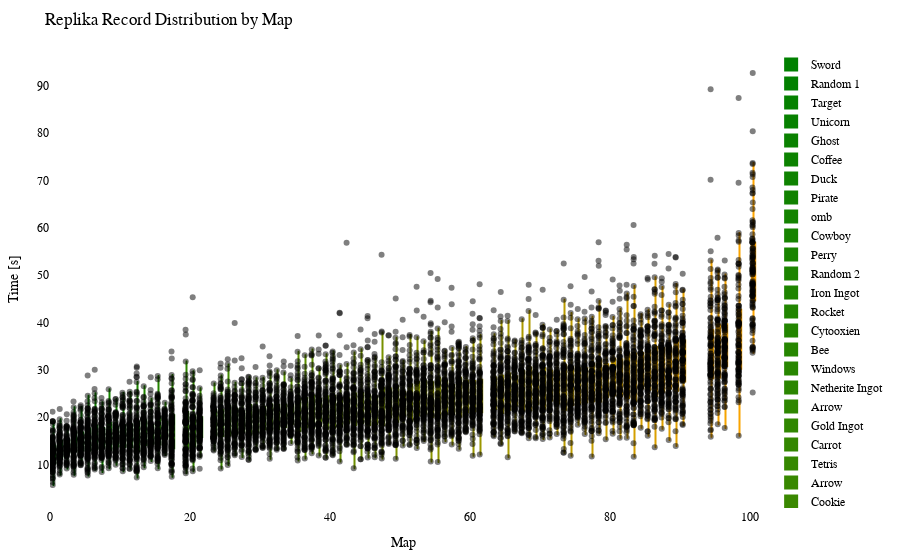

Notebook code for this chart:
### Code cell
import plotly.graph_objects as go
import plotly.io as pio
from matplotlib.colors import LinearSegmentedColormap, to_hex

df = getRecordsDataframe(minigame="Replika")

# sort df columns by mean value 
df = df.reindex(df.mean().sort_values().index, axis=1)

# drop sum column
df = df.drop(columns=["Sum"])

# replace 25 with NaN
df = df.replace(25, np.nan)

# remove "ms " from column names
df.columns = df.columns.str.replace('ms ', '')

# Exclude the first column (assuming it's the column you don't want to include)
df_to_html = df.iloc[:, 1:]

# Calculate the offset for centering the data points
num_columns = len(df_to_html.columns)
offset = 0.5

# Create a green to orange gradient
cmap = LinearSegmentedColormap.from_list("green_orange", ["green", "orange"])
colors = [to_hex(cmap(i / (num_columns - 1))) for i in range(num_columns)]

# Create a Swarm plot using Plotly
fig = go.Figure()

for i, (column, color) in enumerate(zip(df_to_html.columns, colors)):
    x_values = [i + offset] * len(df_to_html[column])  # Adjust x-values with offset for horizontal centering
    fig.add_trace(go.Box(x=x_values,
                         y=df_to_html[column],
                         name=column,
                         boxpoints='all',
                         pointpos=-0.5,  # Adjust point position to prevent overlapping
                         marker=dict(color='rgba(0,0,0,0.5)', size=6),  # Adjust marker color and size
                         line=dict(color=color),
                         fillcolor=color,
                         hovertext=df_to_html.index,
                         hoverinfo='name+text+y',
                         showlegend=True))

fig.update_layout(title="Replika Record Distribution by Map",
                  xaxis=dict(title="Map"),
                  yaxis=dict(title="Time [s]"),
                  showlegend=True,
                  font=dict(family="Arial", size=12, color="black"),  # Customize font
                  plot_bgcolor="white",  # Set background color
                  margin=dict(l=50, r=50, t=50, b=50),  # Adjust margins for better layout
                  )

# Show the figure
fig.show()

# Export the plot to an HTML file
pio.write_html(fig, "out/repl_swarm_plot.html")

### Figure 1 — Plotly figure (JSON) as saved in the notebook; plotly's stock layout.template omitted (floating-point values rounded to 4 significant figures; data arrays with more than 128 entries replaced by an {"elided": "..."} marker saying what was removed)
{"data": [{"boxpoints": "all", "fillcolor": "#008000", "hoverinfo": "name+text+y", "hovertext": {"elided": "173 str values"}, "line": {"color": "#008000"}, "marker": {"color": "rgba(0,0,0,0.5)", "size": 6}, "name": "Sword", "pointpos": -0.5, "showlegend": true, "type": "box", "x": {"elided": "173 float values"}, "y": {"elided": "173 float values"}}, {"boxpoints": "all", "fillcolor": "#028000", "hoverinfo": "name+text+y", "hovertext": {"elided": "173 str values"}, "line": {"color": "#028000"}, "marker": {"color": "rgba(0,0,0,0.5)", "size": 6}, "name": "Random 1", "pointpos": -0.5, "showlegend": true, "type": "box", "x": {"elided": "173 float values"}, "y": {"elided": "173 float values"}}, {"boxpoints": "all", "fillcolor": "#058100", "hoverinfo": "name+text+y", "hovertext": {"elided": "173 str values"}, "line": {"color": "#058100"}, "marker": {"color": "rgba(0,0,0,0.5)", "size": 6}, "name": "Target", "pointpos": -0.5, "showlegend": true, "type": "box", "x": {"elided": "173 float values"}, "y": {"elided": "173 float values"}}, {"boxpoints": "all", "fillcolor": "#078100", "hoverinfo": "name+text+y", "hovertext": {"elided": "173 str values"}, "line": {"color": "#078100"}, "marker": {"color": "rgba(0,0,0,0.5)", "size": 6}, "name": "Unicorn", "pointpos": -0.5, "showlegend": true, "type": "box", "x": {"elided": "173 float values"}, "y": {"elided": "173 float values"}}, {"boxpoints": "all", "fillcolor": "#0a8100", "hoverinfo": "name+text+y", "hovertext": {"elided": "173 str values"}, "line": {"color": "#0a8100"}, "marker": {"color": "rgba(0,0,0,0.5)", "size": 6}, "name": "Ghost", "pointpos": -0.5, "showlegend": true, "type": "box", "x": {"elided": "173 float values"}, "y": {"elided": "173 float values"}}, {"boxpoints": "all", "fillcolor": "#0c8200", "hoverinfo": "name+text+y", "hovertext": {"elided": "173 str values"}, "line": {"color": "#0c8200"}, "marker": {"color": "rgba(0,0,0,0.5)", "size": 6}, "name": "Coffee", "pointpos": -0.5, "showlegend": true, "type": "box", "x": {"elided": "173 float values"}, "y": {"elided": "173 float values"}}, {"boxpoints": "all", "fillcolor": "#0f8200", "hoverinfo": "name+text+y", "hovertext": {"elided": "173 str values"}, "line": {"color": "#0f8200"}, "marker": {"color": "rgba(0,0,0,0.5)", "size": 6}, "name": "Duck", "pointpos": -0.5, "showlegend": true, "type": "box", "x": {"elided": "173 float values"}, "y": {"elided": "173 float values"}}, {"boxpoints": "all", "fillcolor": "#118200", "hoverinfo": "name+text+y", "hovertext": {"elided": "173 str values"}, "line": {"color": "#118200"}, "marker": {"color": "rgba(0,0,0,0.5)", "size": 6}, "name": "Pirate", "pointpos": -0.5, "showlegend": true, "type": "box", "x": {"elided": "173 float values"}, "y": {"elided": "173 float values"}}, {"boxpoints": "all", "fillcolor": "#148300", "hoverinfo": "name+text+y", "hovertext": {"elided": "173 str values"}, "line": {"color": "#148300"}, "marker": {"color": "rgba(0,0,0,0.5)", "size": 6}, "name": "omb", "pointpos": -0.5, "showlegend": true, "type": "box", "x": {"elided": "173 float values"}, "y": {"elided": "173 float values"}}, {"boxpoints": "all", "fillcolor": "#178300", "hoverinfo": "name+text+y", "hovertext": {"elided": "173 str values"}, "line": {"color": "#178300"}, "marker": {"color": "rgba(0,0,0,0.5)", "size": 6}, "name": "Cowboy", "pointpos": -0.5, "showlegend": true, "type": "box", "x": {"elided": "173 float values"}, "y": {"elided": "173 float values"}}, {"boxpoints": "all", "fillcolor": "#198400", "hoverinfo": "name+text+y", "hovertext": {"elided": "173 str values"}, "line": {"color": "#198400"}, "marker": {"color": "rgba(0,0,0,0.5)", "size": 6}, "name": "Perry", "pointpos": -0.5, "showlegend": true, "type": "box", "x": {"elided": "173 float values"}, "y": {"elided": "173 float values"}}, {"boxpoints": "all", "fillcolor": "#1c8400", "hoverinfo": "name+text+y", "hovertext": {"elided": "173 str values"}, "line": {"color": "#1c8400"}, "marker": {"color": "rgba(0,0,0,0.5)", "size": 6}, "name": "Random 2", "pointpos": -0.5, "showlegend": true, "type": "box", "x": {"elided": "173 float values"}, "y": {"elided": "173 float values"}}, {"boxpoints": "all", "fillcolor": "#1e8400", "hoverinfo": "name+text+y", "hovertext": {"elided": "173 str values"}, "line": {"color": "#1e8400"}, "marker": {"color": "rgba(0,0,0,0.5)", "size": 6}, "name": "Iron Ingot", "pointpos": -0.5, "showlegend": true, "type": "box", "x": {"elided": "173 float values"}, "y": {"elided": "173 float values"}}, {"boxpoints": "all", "fillcolor": "#218500", "hoverinfo": "name+text+y", "hovertext": {"elided": "173 str values"}, "line": {"color": "#218500"}, "marker": {"color": "rgba(0,0,0,0.5)", "size": 6}, "name": "Rocket", "pointpos": -0.5, "showlegend": true, "type": "box", "x": {"elided": "173 float values"}, "y": {"elided": "173 float values"}}, {"boxpoints": "all", "fillcolor": "#238500", "hoverinfo": "name+text+y", "hovertext": {"elided": "173 str values"}, "line": {"color": "#238500"}, "marker": {"color": "rgba(0,0,0,0.5)", "size": 6}, "name": "Cytooxien", "pointpos": -0.5, "showlegend": true, "type": "box", "x": {"elided": "173 float values"}, "y": {"elided": "173 float values"}}, {"boxpoints": "all", "fillcolor": "#268600", "hoverinfo": "name+text+y", "hovertext": {"elided": "173 str values"}, "line": {"color": "#268600"}, "marker": {"color": "rgba(0,0,0,0.5)", "size": 6}, "name": "Bee", "pointpos": -0.5, "showlegend": true, "type": "box", "x": {"elided": "173 float values"}, "y": {"elided": "173 float values"}}, {"boxpoints": "all", "fillcolor": "#288600", "hoverinfo": "name+text+y", "hovertext": {"elided": "173 str values"}, "line": {"color": "#288600"}, "marker": {"color": "rgba(0,0,0,0.5)", "size": 6}, "name": "Windows", "pointpos": -0.5, "showlegend": true, "type": "box", "x": {"elided": "173 float values"}, "y": {"elided": "173 float values"}}, {"boxpoints": "all", "fillcolor": "#2b8600", "hoverinfo": "name+text+y", "hovertext": {"elided": "173 str values"}, "line": {"color": "#2b8600"}, "marker": {"color": "rgba(0,0,0,0.5)", "size": 6}, "name": "Netherite Ingot", "pointpos": -0.5, "showlegend": true, "type": "box", "x": {"elided": "173 float values"}, "y": {"elided": "173 float values"}}, {"boxpoints": "all", "fillcolor": "#2e8700", "hoverinfo": "name+text+y", "hovertext": {"elided": "173 str values"}, "line": {"color": "#2e8700"}, "marker": {"color": "rgba(0,0,0,0.5)", "size": 6}, "name": "Arrow", "pointpos": -0.5, "showlegend": true, "type": "box", "x": {"elided": "173 float values"}, "y": {"elided": "173x2 float values"}}, {"boxpoints": "all", "fillcolor": "#308700", "hoverinfo": "name+text+y", "hovertext": {"elided": "173 str values"}, "line": {"color": "#308700"}, "marker": {"color": "rgba(0,0,0,0.5)", "size": 6}, "name": "Gold Ingot", "pointpos": -0.5, "showlegend": true, "type": "box", "x": {"elided": "173 float values"}, "y": {"elided": "173 float values"}}, {"boxpoints": "all", "fillcolor": "#338700", "hoverinfo": "name+text+y", "hovertext": {"elided": "173 str values"}, "line": {"color": "#338700"}, "marker": {"color": "rgba(0,0,0,0.5)", "size": 6}, "name": "Carrot", "pointpos": -0.5, "showlegend": true, "type": "box", "x": {"elided": "173 float values"}, "y": {"elided": "173 float values"}}, {"boxpoints": "all", "fillcolor": "#358800", "hoverinfo": "name+text+y", "hovertext": {"elided": "173 str values"}, "line": {"color": "#358800"}, "marker": {"color": "rgba(0,0,0,0.5)", "size": 6}, "name": "Tetris", "pointpos": -0.5, "showlegend": true, "type": "box", "x": {"elided": "173 float values"}, "y": {"elided": "173 float values"}}, {"boxpoints": "all", "fillcolor": "#388800", "hoverinfo": "name+text+y", "hovertext": {"elided": "173 str values"}, "line": {"color": "#388800"}, "marker": {"color": "rgba(0,0,0,0.5)", "size": 6}, "name": "Arrow", "pointpos": -0.5, "showlegend": true, "type": "box", "x": {"elided": "173 float values"}, "y": {"elided": "173x2 float values"}}, {"boxpoints": "all", "fillcolor": "#3a8800", "hoverinfo": "name+text+y", "hovertext": {"elided": "173 str values"}, "line": {"color": "#3a8800"}, "marker": {"color": "rgba(0,0,0,0.5)", "size": 6}, "name": "Cookie", "pointpos": -0.5, "showlegend": true, "type": "box", "x": {"elided": "173 float values"}, "y": {"elided": "173 float values"}}, {"boxpoints": "all", "fillcolor": "#3d8900", "hoverinfo": "name+text+y", "hovertext": {"elided": "173 str values"}, "line": {"color": "#3d8900"}, "marker": {"color": "rgba(0,0,0,0.5)", "size": 6}, "name": "Krabs", "pointpos": -0.5, "showlegend": true, "type": "box", "x": {"elided": "173 float values"}, "y": {"elided": "173 float values"}}, {"boxpoints": "all", "fillcolor": "#408900", "hoverinfo": "name+text+y", "hovertext": {"elided": "173 str values"}, "line": {"color": "#408900"}, "marker": {"color": "rgba(0,0,0,0.5)", "size": 6}, "name": "Poppy", "pointpos": -0.5, "showlegend": true, "type": "box", "x": {"elided": "173 float values"}, "y": {"elided": "173 float values"}}, {"boxpoints": "all", "fillcolor": "#428a00", "hoverinfo": "name+text+y", "hovertext": {"elided": "173 str values"}, "line": {"color": "#428a00"}, "marker": {"color": "rgba(0,0,0,0.5)", "size": 6}, "name": "Koopa", "pointpos": -0.5, "showlegend": true, "type": "box", "x": {"elided": "173 float values"}, "y": {"elided": "173 float values"}}, {"boxpoints": "all", "fillcolor": "#458a00", "hoverinfo": "name+text+y", "hovertext": {"elided": "173 str values"}, "line": {"color": "#458a00"}, "marker": {"color": "rgba(0,0,0,0.5)", "size": 6}, "name": "Water Temple", "pointpos": -0.5, "showlegend": true, "type": "box", "x": {"elided": "173 float values"}, "y": {"elided": "173 float values"}}, {"boxpoints": "all", "fillcolor": "#478a00", "hoverinfo": "name+text+y", "hovertext": {"elided": "173 str values"}, "line": {"color": "#478a00"}, "marker": {"color": "rgba(0,0,0,0.5)", "size": 6}, "name": "Pacman Ghost", "pointpos": -0.5, "showlegend": true, "type": "box", "x": {"elided": "173 float values"}, "y": {"elided": "173 float values"}}, {"boxpoints": "all", "fillcolor": "#4a8b00", "hoverinfo": "name+text+y", "hovertext": {"elided": "173 str values"}, "line": {"color": "#4a8b00"}, "marker": {"color": "rgba(0,0,0,0.5)", "size": 6}, "name": "Twitch", "pointpos": -0.5, "showlegend": true, "type": "box", "x": {"elided": "173 float values"}, "y": {"elided": "173 float values"}}, {"boxpoints": "all", "fillcolor": "#4c8b00", "hoverinfo": "name+text+y", "hovertext": {"elided": "173 str values"}, "line": {"color": "#4c8b00"}, "marker": {"color": "rgba(0,0,0,0.5)", "size": 6}, "name": "Controller", "pointpos": -0.5, "showlegend": true, "type": "box", "x": {"elided": "173 float values"}, "y": {"elided": "173 float values"}}, {"boxpoints": "all", "fillcolor": "#4f8b00", "hoverinfo": "name+text+y", "hovertext": {"elided": "173 str values"}, "line": {"color": "#4f8b00"}, "marker": {"color": "rgba(0,0,0,0.5)", "size": 6}, "name": "Mario", "pointpos": -0.5, "showlegend": true, "type": "box", "x": {"elided": "173 float values"}, "y": {"elided": "173 float values"}}, {"boxpoints": "all", "fillcolor": "#518c00", "hoverinfo": "name+text+y", "hovertext": {"elided": "173 str values"}, "line": {"color": "#518c00"}, "marker": {"color": "rgba(0,0,0,0.5)", "size": 6}, "name": "Poke Ball", "pointpos": -0.5, "showlegend": true, "type": "box", "x": {"elided": "173 float values"}, "y": {"elided": "173 float values"}}, {"boxpoints": "all", "fillcolor": "#548c00", "hoverinfo": "name+text+y", "hovertext": {"elided": "173 str values"}, "line": {"color": "#548c00"}, "marker": {"color": "rgba(0,0,0,0.5)", "size": 6}, "name": "Diskette", "pointpos": -0.5, "showlegend": true, "type": "box", "x": {"elided": "173 float values"}, "y": {"elided": "173 float values"}}, {"boxpoints": "all", "fillcolor": "#578d00", "hoverinfo": "name+text+y", "hovertext": {"elided": "173 str values"}, "line": {"color": "#578d00"}, "marker": {"color": "rgba(0,0,0,0.5)", "size": 6}, "name": "Camera", "pointpos": -0.5, "showlegend": true, "type": "box", "x": {"elided": "173 float values"}, "y": {"elided": "173 float values"}}, {"boxpoints": "all", "fillcolor": "#598d00", "hoverinfo": "name+text+y", "hovertext": {"elided": "173 str values"}, "line": {"color": "#598d00"}, "marker": {"color": "rgba(0,0,0,0.5)", "size": 6}, "name": "House", "pointpos": -0.5, "showlegend": true, "type": "box", "x": {"elided": "173 float values"}, "y": {"elided": "173 float values"}}, {"boxpoints": "all", "fillcolor": "#5c8d00", "hoverinfo": "name+text+y", "hovertext": {"elided": "173 str values"}, "line": {"color": "#5c8d00"}, "marker": {"color": "rgba(0,0,0,0.5)", "size": 6}, "name": "Caterpie", "pointpos": -0.5, "showlegend": true, "type": "box", "x": {"elided": "173 float values"}, "y": {"elided": "173 float values"}}, {"boxpoints": "all", "fillcolor": "#5e8e00", "hoverinfo": "name+text+y", "hovertext": {"elided": "173 str values"}, "line": {"color": "#5e8e00"}, "marker": {"color": "rgba(0,0,0,0.5)", "size": 6}, "name": "YouTube", "pointpos": -0.5, "showlegend": true, "type": "box", "x": {"elided": "173 float values"}, "y": {"elided": "173 float values"}}, {"boxpoints": "all", "fillcolor": "#618e00", "hoverinfo": "name+text+y", "hovertext": {"elided": "173 str values"}, "line": {"color": "#618e00"}, "marker": {"color": "rgba(0,0,0,0.5)", "size": 6}, "name": "Parrot", "pointpos": -0.5, "showlegend": true, "type": "box", "x": {"elided": "173 float values"}, "y": {"elided": "173 float values"}}, {"boxpoints": "all", "fillcolor": "#638e00", "hoverinfo": "name+text+y", "hovertext": {"elided": "173 str values"}, "line": {"color": "#638e00"}, "marker": {"color": "rgba(0,0,0,0.5)", "size": 6}, "name": "Sonic", "pointpos": -0.5, "showlegend": true, "type": "box", "x": {"elided": "173 float values"}, "y": {"elided": "173 float values"}}, {"boxpoints": "all", "fillcolor": "#668f00", "hoverinfo": "name+text+y", "hovertext": {"elided": "173 str values"}, "line": {"color": "#668f00"}, "marker": {"color": "rgba(0,0,0,0.5)", "size": 6}, "name": "Chicken", "pointpos": -0.5, "showlegend": true, "type": "box", "x": {"elided": "173 float values"}, "y": {"elided": "173 float values"}}, {"boxpoints": "all", "fillcolor": "#688f00", "hoverinfo": "name+text+y", "hovertext": {"elided": "173 str values"}, "line": {"color": "#688f00"}, "marker": {"color": "rgba(0,0,0,0.5)", "size": 6}, "name": "Baby Yoda", "pointpos": -0.5, "showlegend": true, "type": "box", "x": {"elided": "173 float values"}, "y": {"elided": "173 float values"}}, {"boxpoints": "all", "fillcolor": "#6b9000", "hoverinfo": "name+text+y", "hovertext": {"elided": "173 str values"}, "line": {"color": "#6b9000"}, "marker": {"color": "rgba(0,0,0,0.5)", "size": 6}, "name": "Twitter", "pointpos": -0.5, "showlegend": true, "type": "box", "x": {"elided": "173 float values"}, "y": {"elided": "173 float values"}}, {"boxpoints": "all", "fillcolor": "#6e9000", "hoverinfo": "name+text+y", "hovertext": {"elided": "173 str values"}, "line": {"color": "#6e9000"}, "marker": {"color": "rgba(0,0,0,0.5)", "size": 6}, "name": "Excavator", "pointpos": -0.5, "showlegend": true, "type": "box", "x": {"elided": "173 float values"}, "y": {"elided": "173 float values"}}, {"boxpoints": "all", "fillcolor": "#709000", "hoverinfo": "name+text+y", "hovertext": {"elided": "173 str values"}, "line": {"color": "#709000"}, "marker": {"color": "rgba(0,0,0,0.5)", "size": 6}, "name": "Fox", "pointpos": -0.5, "showlegend": true, "type": "box", "x": {"elided": "173 float values"}, "y": {"elided": "173 float values"}}, {"boxpoints": "all", "fillcolor": "#739100", "hoverinfo": "name+text+y", "hovertext": {"elided": "173 str values"}, "line": {"color": "#739100"}, "marker": {"color": "rgba(0,0,0,0.5)", "size": 6}, "name": "Frog", "pointpos": -0.5, "showlegend": true, "type": "box", "x": {"elided": "173 float values"}, "y": {"elided": "173 float values"}}, {"boxpoints": "all", "fillcolor": "#759100", "hoverinfo": "name+text+y", "hovertext": {"elided": "173 str values"}, "line": {"color": "#759100"}, "marker": {"color": "rgba(0,0,0,0.5)", "size": 6}, "name": "of Meat", "pointpos": -0.5, "showlegend": true, "type": "box", "x": {"elided": "173 float values"}, "y": {"elided": "173 float values"}}, {"boxpoints": "all", "fillcolor": "#789100", "hoverinfo": "name+text+y", "hovertext": {"elided": "173 str values"}, "line": {"color": "#789100"}, "marker": {"color": "rgba(0,0,0,0.5)", "size": 6}, "name": "Egg", "pointpos": -0.5, "showlegend": true, "type": "box", "x": {"elided": "173 float values"}, "y": {"elided": "173 float values"}}, {"boxpoints": "all", "fillcolor": "#7a9200", "hoverinfo": "name+text+y", "hovertext": {"elided": "173 str values"}, "line": {"color": "#7a9200"}, "marker": {"color": "rgba(0,0,0,0.5)", "size": 6}, "name": "Thinking", "pointpos": -0.5, "showlegend": true, "type": "box", "x": {"elided": "173 float values"}, "y": {"elided": "173 float values"}}, {"boxpoints": "all", "fillcolor": "#7d9200", "hoverinfo": "name+text+y", "hovertext": {"elided": "173 str values"}, "line": {"color": "#7d9200"}, "marker": {"color": "rgba(0,0,0,0.5)", "size": 6}, "name": "The Sea", "pointpos": -0.5, "showlegend": true, "type": "box", "x": {"elided": "173 float values"}, "y": {"elided": "173 float values"}}, {"boxpoints": "all", "fillcolor": "#809300", "hoverinfo": "name+text+y", "hovertext": {"elided": "173 str values"}, "line": {"color": "#809300"}, "marker": {"color": "rgba(0,0,0,0.5)", "size": 6}, "name": "Thinking 2", "pointpos": -0.5, "showlegend": true, "type": "box", "x": {"elided": "173 float values"}, "y": {"elided": "173 float values"}}, {"boxpoints": "all", "fillcolor": "#829300", "hoverinfo": "name+text+y", "hovertext": {"elided": "173 str values"}, "line": {"color": "#829300"}, "marker": {"color": "rgba(0,0,0,0.5)", "size": 6}, "name": "Tree", "pointpos": -0.5, "showlegend": true, "type": "box", "x": {"elided": "173 float values"}, "y": {"elided": "173 float values"}}, {"boxpoints": "all", "fillcolor": "#859300", "hoverinfo": "name+text+y", "hovertext": {"elided": "173 str values"}, "line": {"color": "#859300"}, "marker": {"color": "rgba(0,0,0,0.5)", "size": 6}, "name": "ppHop 2", "pointpos": -0.5, "showlegend": true, "type": "box", "x": {"elided": "173 float values"}, "y": {"elided": "173 float values"}}, {"boxpoints": "all", "fillcolor": "#879400", "hoverinfo": "name+text+y", "hovertext": {"elided": "173 str values"}, "line": {"color": "#879400"}, "marker": {"color": "rgba(0,0,0,0.5)", "size": 6}, "name": "Heart", "pointpos": -0.5, "showlegend": true, "type": "box", "x": {"elided": "173 float values"}, "y": {"elided": "173 float values"}}, {"boxpoints": "all", "fillcolor": "#8a9400", "hoverinfo": "name+text+y", "hovertext": {"elided": "173 str values"}, "line": {"color": "#8a9400"}, "marker": {"color": "rgba(0,0,0,0.5)", "size": 6}, "name": "Pizza", "pointpos": -0.5, "showlegend": true, "type": "box", "x": {"elided": "173 float values"}, "y": {"elided": "173 float values"}}, {"boxpoints": "all", "fillcolor": "#8c9400", "hoverinfo": "name+text+y", "hovertext": {"elided": "173 str values"}, "line": {"color": "#8c9400"}, "marker": {"color": "rgba(0,0,0,0.5)", "size": 6}, "name": "Sheep", "pointpos": -0.5, "showlegend": true, "type": "box", "x": {"elided": "173 float values"}, "y": {"elided": "173 float values"}}, {"boxpoints": "all", "fillcolor": "#8f9500", "hoverinfo": "name+text+y", "hovertext": {"elided": "173 str values"}, "line": {"color": "#8f9500"}, "marker": {"color": "rgba(0,0,0,0.5)", "size": 6}, "name": "Skeleton", "pointpos": -0.5, "showlegend": true, "type": "box", "x": {"elided": "173 float values"}, "y": {"elided": "173 float values"}}, {"boxpoints": "all", "fillcolor": "#919500", "hoverinfo": "name+text+y", "hovertext": {"elided": "173 str values"}, "line": {"color": "#919500"}, "marker": {"color": "rgba(0,0,0,0.5)", "size": 6}, "name": "Up", "pointpos": -0.5, "showlegend": true, "type": "box", "x": {"elided": "173 float values"}, "y": {"elided": "173 float values"}}, {"boxpoints": "all", "fillcolor": "#949500", "hoverinfo": "name+text+y", "hovertext": {"elided": "173 str values"}, "line": {"color": "#949500"}, "marker": {"color": "rgba(0,0,0,0.5)", "size": 6}, "name": "French Fries", "pointpos": -0.5, "showlegend": true, "type": "box", "x": {"elided": "173 float values"}, "y": {"elided": "173 float values"}}, {"boxpoints": "all", "fillcolor": "#979600", "hoverinfo": "name+text+y", "hovertext": {"elided": "173 str values"}, "line": {"color": "#979600"}, "marker": {"color": "rgba(0,0,0,0.5)", "size": 6}, "name": "Among Us", "pointpos": -0.5, "showlegend": true, "type": "box", "x": {"elided": "173 float values"}, "y": {"elided": "173 float values"}}, {"boxpoints": "all", "fillcolor": "#999600", "hoverinfo": "name+text+y", "hovertext": {"elided": "173 str values"}, "line": {"color": "#999600"}, "marker": {"color": "rgba(0,0,0,0.5)", "size": 6}, "name": "Mountain", "pointpos": -0.5, "showlegend": true, "type": "box", "x": {"elided": "173 float values"}, "y": {"elided": "173 float values"}}, {"boxpoints": "all", "fillcolor": "#9c9700", "hoverinfo": "name+text+y", "hovertext": {"elided": "173 str values"}, "line": {"color": "#9c9700"}, "marker": {"color": "rgba(0,0,0,0.5)", "size": 6}, "name": "Cherry", "pointpos": -0.5, "showlegend": true, "type": "box", "x": {"elided": "173 float values"}, "y": {"elided": "173 float values"}}, {"boxpoints": "all", "fillcolor": "#9e9700", "hoverinfo": "name+text+y", "hovertext": {"elided": "173 str values"}, "line": {"color": "#9e9700"}, "marker": {"color": "rgba(0,0,0,0.5)", "size": 6}, "name": "Cow", "pointpos": -0.5, "showlegend": true, "type": "box", "x": {"elided": "173 float values"}, "y": {"elided": "173x2 float values"}}, {"boxpoints": "all", "fillcolor": "#a19700", "hoverinfo": "name+text+y", "hovertext": {"elided": "173 str values"}, "line": {"color": "#a19700"}, "marker": {"color": "rgba(0,0,0,0.5)", "size": 6}, "name": "Hourglass", "pointpos": -0.5, "showlegend": true, "type": "box", "x": {"elided": "173 float values"}, "y": {"elided": "173 float values"}}, {"boxpoints": "all", "fillcolor": "#a39800", "hoverinfo": "name+text+y", "hovertext": {"elided": "173 str values"}, "line": {"color": "#a39800"}, "marker": {"color": "rgba(0,0,0,0.5)", "size": 6}, "name": "Wizard", "pointpos": -0.5, "showlegend": true, "type": "box", "x": {"elided": "173 float values"}, "y": {"elided": "173 float values"}}, {"boxpoints": "all", "fillcolor": "#a69800", "hoverinfo": "name+text+y", "hovertext": {"elided": "173 str values"}, "line": {"color": "#a69800"}, "marker": {"color": "rgba(0,0,0,0.5)", "size": 6}, "name": "Eevee", "pointpos": -0.5, "showlegend": true, "type": "box", "x": {"elided": "173 float values"}, "y": {"elided": "173 float values"}}, {"boxpoints": "all", "fillcolor": "#a89800", "hoverinfo": "name+text+y", "hovertext": {"elided": "173 str values"}, "line": {"color": "#a89800"}, "marker": {"color": "rgba(0,0,0,0.5)", "size": 6}, "name": "Blue Monster", "pointpos": -0.5, "showlegend": true, "type": "box", "x": {"elided": "173 float values"}, "y": {"elided": "173 float values"}}, {"boxpoints": "all", "fillcolor": "#ab9900", "hoverinfo": "name+text+y", "hovertext": {"elided": "173 str values"}, "line": {"color": "#ab9900"}, "marker": {"color": "rgba(0,0,0,0.5)", "size": 6}, "name": "Galaxian Alien", "pointpos": -0.5, "showlegend": true, "type": "box", "x": {"elided": "173 float values"}, "y": {"elided": "173 float values"}}, {"boxpoints": "all", "fillcolor": "#ae9900", "hoverinfo": "name+text+y", "hovertext": {"elided": "173 str values"}, "line": {"color": "#ae9900"}, "marker": {"color": "rgba(0,0,0,0.5)", "size": 6}, "name": "Zombie", "pointpos": -0.5, "showlegend": true, "type": "box", "x": {"elided": "173 float values"}, "y": {"elided": "173 float values"}}, {"boxpoints": "all", "fillcolor": "#b09a00", "hoverinfo": "name+text+y", "hovertext": {"elided": "173 str values"}, "line": {"color": "#b09a00"}, "marker": {"color": "rgba(0,0,0,0.5)", "size": 6}, "name": "Spider", "pointpos": -0.5, "showlegend": true, "type": "box", "x": {"elided": "173 float values"}, "y": {"elided": "173 float values"}}, {"boxpoints": "all", "fillcolor": "#b39a00", "hoverinfo": "name+text+y", "hovertext": {"elided": "173 str values"}, "line": {"color": "#b39a00"}, "marker": {"color": "rgba(0,0,0,0.5)", "size": 6}, "name": "ppHop 1", "pointpos": -0.5, "showlegend": true, "type": "box", "x": {"elided": "173 float values"}, "y": {"elided": "173 float values"}}, {"boxpoints": "all", "fillcolor": "#b59a00", "hoverinfo": "name+text+y", "hovertext": {"elided": "173 str values"}, "line": {"color": "#b59a00"}, "marker": {"color": "rgba(0,0,0,0.5)", "size": 6}, "name": "Slime", "pointpos": -0.5, "showlegend": true, "type": "box", "x": {"elided": "173 float values"}, "y": {"elided": "173 float values"}}, {"boxpoints": "all", "fillcolor": "#b89b00", "hoverinfo": "name+text+y", "hovertext": {"elided": "173 str values"}, "line": {"color": "#b89b00"}, "marker": {"color": "rgba(0,0,0,0.5)", "size": 6}, "name": "Turtle", "pointpos": -0.5, "showlegend": true, "type": "box", "x": {"elided": "173 float values"}, "y": {"elided": "173 float values"}}, {"boxpoints": "all", "fillcolor": "#ba9b00", "hoverinfo": "name+text+y", "hovertext": {"elided": "173 str values"}, "line": {"color": "#ba9b00"}, "marker": {"color": "rgba(0,0,0,0.5)", "size": 6}, "name": "Penguin", "pointpos": -0.5, "showlegend": true, "type": "box", "x": {"elided": "173 float values"}, "y": {"elided": "173 float values"}}, {"boxpoints": "all", "fillcolor": "#bd9b00", "hoverinfo": "name+text+y", "hovertext": {"elided": "173 str values"}, "line": {"color": "#bd9b00"}, "marker": {"color": "rgba(0,0,0,0.5)", "size": 6}, "name": "Mouse", "pointpos": -0.5, "showlegend": true, "type": "box", "x": {"elided": "173 float values"}, "y": {"elided": "173 float values"}}, {"boxpoints": "all", "fillcolor": "#c09c00", "hoverinfo": "name+text+y", "hovertext": {"elided": "173 str values"}, "line": {"color": "#c09c00"}, "marker": {"color": "rgba(0,0,0,0.5)", "size": 6}, "name": "Instagram", "pointpos": -0.5, "showlegend": true, "type": "box", "x": {"elided": "173 float values"}, "y": {"elided": "173 float values"}}, {"boxpoints": "all", "fillcolor": "#c29c00", "hoverinfo": "name+text+y", "hovertext": {"elided": "173 str values"}, "line": {"color": "#c29c00"}, "marker": {"color": "rgba(0,0,0,0.5)", "size": 6}, "name": "muss los", "pointpos": -0.5, "showlegend": true, "type": "box", "x": {"elided": "173 float values"}, "y": {"elided": "173 float values"}}, {"boxpoints": "all", "fillcolor": "#c59d00", "hoverinfo": "name+text+y", "hovertext": {"elided": "173 str values"}, "line": {"color": "#c59d00"}, "marker": {"color": "rgba(0,0,0,0.5)", "size": 6}, "name": "Skeleton Skull", "pointpos": -0.5, "showlegend": true, "type": "box", "x": {"elided": "173 float values"}, "y": {"elided": "173 float values"}}, {"boxpoints": "all", "fillcolor": "#c79d00", "hoverinfo": "name+text+y", "hovertext": {"elided": "173 str values"}, "line": {"color": "#c79d00"}, "marker": {"color": "rgba(0,0,0,0.5)", "size": 6}, "name": "Blinky", "pointpos": -0.5, "showlegend": true, "type": "box", "x": {"elided": "173 float values"}, "y": {"elided": "173 float values"}}, {"boxpoints": "all", "fillcolor": "#ca9d00", "hoverinfo": "name+text+y", "hovertext": {"elided": "173 str values"}, "line": {"color": "#ca9d00"}, "marker": {"color": "rgba(0,0,0,0.5)", "size": 6}, "name": "Charizard", "pointpos": -0.5, "showlegend": true, "type": "box", "x": {"elided": "173 float values"}, "y": {"elided": "173 float values"}}, {"boxpoints": "all", "fillcolor": "#cc9e00", "hoverinfo": "name+text+y", "hovertext": {"elided": "173 str values"}, "line": {"color": "#cc9e00"}, "marker": {"color": "rgba(0,0,0,0.5)", "size": 6}, "name": "Cake", "pointpos": -0.5, "showlegend": true, "type": "box", "x": {"elided": "173 float values"}, "y": {"elided": "173 float values"}}, {"boxpoints": "all", "fillcolor": "#cf9e00", "hoverinfo": "name+text+y", "hovertext": {"elided": "173 str values"}, "line": {"color": "#cf9e00"}, "marker": {"color": "rgba(0,0,0,0.5)", "size": 6}, "name": "Globe", "pointpos": -0.5, "showlegend": true, "type": "box", "x": {"elided": "173 float values"}, "y": {"elided": "173 float values"}}, {"boxpoints": "all", "fillcolor": "#d19e00", "hoverinfo": "name+text+y", "hovertext": {"elided": "173 str values"}, "line": {"color": "#d19e00"}, "marker": {"color": "rgba(0,0,0,0.5)", "size": 6}, "name": "Princess", "pointpos": -0.5, "showlegend": true, "type": "box", "x": {"elided": "173 float values"}, "y": {"elided": "173 float values"}}, {"boxpoints": "all", "fillcolor": "#d49f00", "hoverinfo": "name+text+y", "hovertext": {"elided": "173 str values"}, "line": {"color": "#d49f00"}, "marker": {"color": "rgba(0,0,0,0.5)", "size": 6}, "name": "Apple", "pointpos": -0.5, "showlegend": true, "type": "box", "x": {"elided": "173 float values"}, "y": {"elided": "173 float values"}}, {"boxpoints": "all", "fillcolor": "#d79f00", "hoverinfo": "name+text+y", "hovertext": {"elided": "173 str values"}, "line": {"color": "#d79f00"}, "marker": {"color": "rgba(0,0,0,0.5)", "size": 6}, "name": "TNT", "pointpos": -0.5, "showlegend": true, "type": "box", "x": {"elided": "173 float values"}, "y": {"elided": "173 float values"}}, {"boxpoints": "all", "fillcolor": "#d99f00", "hoverinfo": "name+text+y", "hovertext": {"elided": "173 str values"}, "line": {"color": "#d99f00"}, "marker": {"color": "rgba(0,0,0,0.5)", "size": 6}, "name": "Smurf", "pointpos": -0.5, "showlegend": true, "type": "box", "x": {"elided": "173 float values"}, "y": {"elided": "173 float values"}}, {"boxpoints": "all", "fillcolor": "#dca000", "hoverinfo": "name+text+y", "hovertext": {"elided": "173 str values"}, "line": {"color": "#dca000"}, "marker": {"color": "rgba(0,0,0,0.5)", "size": 6}, "name": "Kitty", "pointpos": -0.5, "showlegend": true, "type": "box", "x": {"elided": "173 float values"}, "y": {"elided": "173 float values"}}, {"boxpoints": "all", "fillcolor": "#dea000", "hoverinfo": "name+text+y", "hovertext": {"elided": "173 str values"}, "line": {"color": "#dea000"}, "marker": {"color": "rgba(0,0,0,0.5)", "size": 6}, "name": "Mooshroom", "pointpos": -0.5, "showlegend": true, "type": "box", "x": {"elided": "173 float values"}, "y": {"elided": "173 float values"}}, {"boxpoints": "all", "fillcolor": "#e1a100", "hoverinfo": "name+text+y", "hovertext": {"elided": "173 str values"}, "line": {"color": "#e1a100"}, "marker": {"color": "rgba(0,0,0,0.5)", "size": 6}, "name": "Robin Hood", "pointpos": -0.5, "showlegend": true, "type": "box", "x": {"elided": "173 float values"}, "y": {"elided": "173 float values"}}, {"boxpoints": "all", "fillcolor": "#e3a100", "hoverinfo": "name+text+y", "hovertext": {"elided": "173 str values"}, "line": {"color": "#e3a100"}, "marker": {"color": "rgba(0,0,0,0.5)", "size": 6}, "name": "Toad", "pointpos": -0.5, "showlegend": true, "type": "box", "x": {"elided": "173 float values"}, "y": {"elided": "173 float values"}}, {"boxpoints": "all", "fillcolor": "#e6a100", "hoverinfo": "name+text+y", "hovertext": {"elided": "173 str values"}, "line": {"color": "#e6a100"}, "marker": {"color": "rgba(0,0,0,0.5)", "size": 6}, "name": "Guardian", "pointpos": -0.5, "showlegend": true, "type": "box", "x": {"elided": "173 float values"}, "y": {"elided": "173 float values"}}, {"boxpoints": "all", "fillcolor": "#e8a200", "hoverinfo": "name+text+y", "hovertext": {"elided": "173 str values"}, "line": {"color": "#e8a200"}, "marker": {"color": "rgba(0,0,0,0.5)", "size": 6}, "name": "Cow", "pointpos": -0.5, "showlegend": true, "type": "box", "x": {"elided": "173 float values"}, "y": {"elided": "173x2 float values"}}, {"boxpoints": "all", "fillcolor": "#eba200", "hoverinfo": "name+text+y", "hovertext": {"elided": "173 str values"}, "line": {"color": "#eba200"}, "marker": {"color": "rgba(0,0,0,0.5)", "size": 6}, "name": "Doge", "pointpos": -0.5, "showlegend": true, "type": "box", "x": {"elided": "173 float values"}, "y": {"elided": "173x2 float values"}}, {"boxpoints": "all", "fillcolor": "#eea300", "hoverinfo": "name+text+y", "hovertext": {"elided": "173 str values"}, "line": {"color": "#eea300"}, "marker": {"color": "rgba(0,0,0,0.5)", "size": 6}, "name": "Doge", "pointpos": -0.5, "showlegend": true, "type": "box", "x": {"elided": "173 float values"}, "y": {"elided": "173x2 float values"}}, {"boxpoints": "all", "fillcolor": "#f0a300", "hoverinfo": "name+text+y", "hovertext": {"elided": "173 str values"}, "line": {"color": "#f0a300"}, "marker": {"color": "rgba(0,0,0,0.5)", "size": 6}, "name": "Ender Pearl", "pointpos": -0.5, "showlegend": true, "type": "box", "x": {"elided": "173 float values"}, "y": {"elided": "173 float values"}}, {"boxpoints": "all", "fillcolor": "#f3a300", "hoverinfo": "name+text+y", "hovertext": {"elided": "173 str values"}, "line": {"color": "#f3a300"}, "marker": {"color": "rgba(0,0,0,0.5)", "size": 6}, "name": "Kirby", "pointpos": -0.5, "showlegend": true, "type": "box", "x": {"elided": "173 float values"}, "y": {"elided": "173 float values"}}, {"boxpoints": "all", "fillcolor": "#f5a400", "hoverinfo": "name+text+y", "hovertext": {"elided": "173 str values"}, "line": {"color": "#f5a400"}, "marker": {"color": "rgba(0,0,0,0.5)", "size": 6}, "name": "Piranha Plant", "pointpos": -0.5, "showlegend": true, "type": "box", "x": {"elided": "173 float values"}, "y": {"elided": "173 float values"}}, {"boxpoints": "all", "fillcolor": "#f8a400", "hoverinfo": "name+text+y", "hovertext": {"elided": "173 str values"}, "line": {"color": "#f8a400"}, "marker": {"color": "rgba(0,0,0,0.5)", "size": 6}, "name": "Deadpool", "pointpos": -0.5, "showlegend": true, "type": "box", "x": {"elided": "173 float values"}, "y": {"elided": "173x2 float values"}}, {"boxpoints": "all", "fillcolor": "#faa400", "hoverinfo": "name+text+y", "hovertext": {"elided": "173 str values"}, "line": {"color": "#faa400"}, "marker": {"color": "rgba(0,0,0,0.5)", "size": 6}, "name": "Pikachu", "pointpos": -0.5, "showlegend": true, "type": "box", "x": {"elided": "173 float values"}, "y": {"elided": "173 float values"}}, {"boxpoints": "all", "fillcolor": "#fda500", "hoverinfo": "name+text+y", "hovertext": {"elided": "173 str values"}, "line": {"color": "#fda500"}, "marker": {"color": "rgba(0,0,0,0.5)", "size": 6}, "name": "Deadpool", "pointpos": -0.5, "showlegend": true, "type": "box", "x": {"elided": "173 float values"}, "y": {"elided": "173x2 float values"}}, {"boxpoints": "all", "fillcolor": "#ffa500", "hoverinfo": "name+text+y", "hovertext": {"elided": "173 str values"}, "line": {"color": "#ffa500"}, "marker": {"color": "rgba(0,0,0,0.5)", "size": 6}, "name": "Creeper", "pointpos": -0.5, "showlegend": true, "type": "box", "x": {"elided": "173 float values"}, "y": {"elided": "173 float values"}}], "layout": {"font": {"color": "black", "family": "Arial", "size": 12}, "margin": {"b": 50, "l": 50, "r": 50, "t": 50}, "plot_bgcolor": "white", "showlegend": true, "title": {"text": "Replika Record Distribution by Map"}, "xaxis": {"title": {"text": "Map"}}, "yaxis": {"title": {"text": "Time [s]"}}}}
